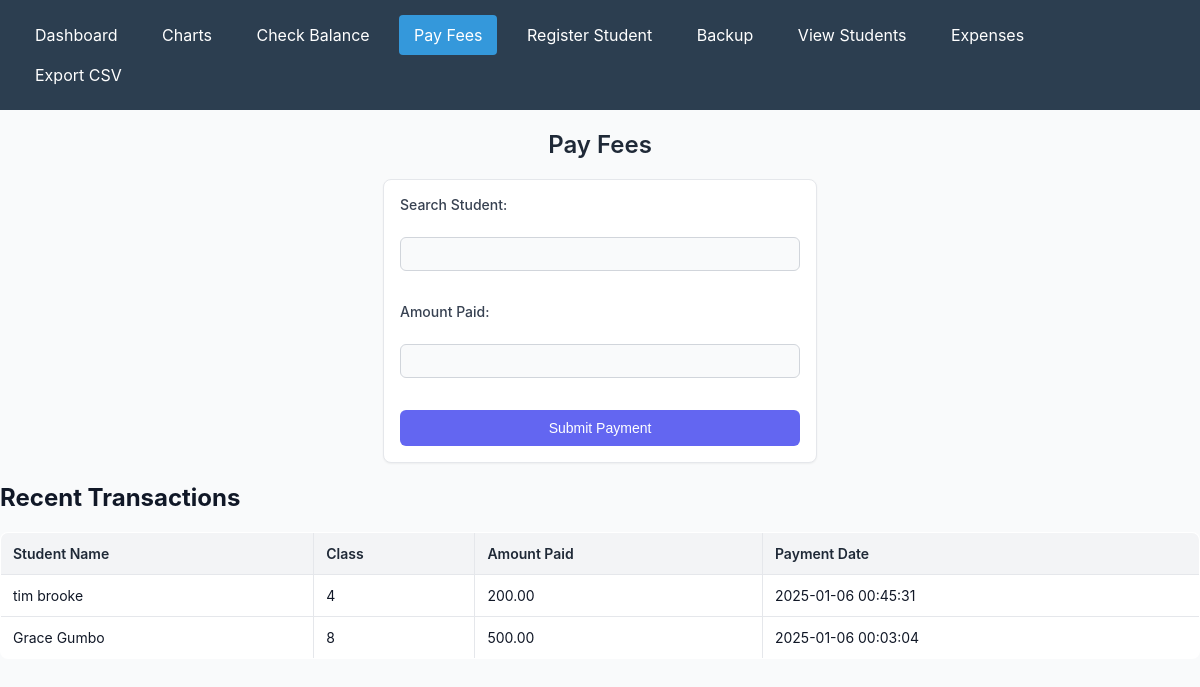
The page /pay_fees.php on the database as committed earlier.
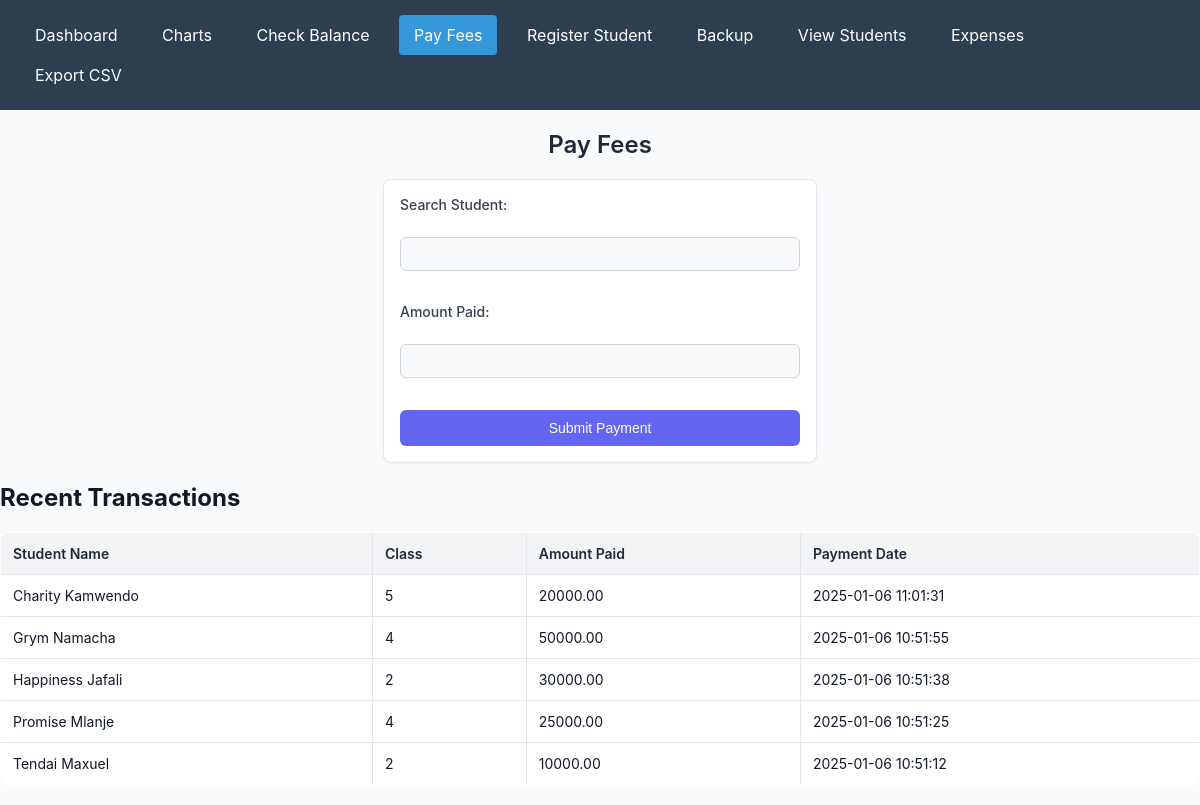
The same page on the database as committed later.
### tables this page shows
CREATE TABLE `payments` (
  `payment_id` int(11) NOT NULL AUTO_INCREMENT,
  `student_id` int(10) unsigned DEFAULT NULL,
  `amount_paid` decimal(10,2) NOT NULL,
  `payment_date` timestamp NOT NULL DEFAULT current_timestamp(),
  PRIMARY KEY (`payment_id`),
  KEY `payments_ibfk_1` (`student_id`)
);

CREATE TABLE `students` (
  `student_id` int(10) NOT NULL AUTO_INCREMENT,
  `name` varchar(100) NOT NULL,
  `class` varchar(20) NOT NULL,
  `date_of_birth` date NOT NULL,
  `gender` enum('Male','Female','Other') NOT NULL,
  `parent_phone` varchar(15) NOT NULL,
  `created_at` timestamp NOT NULL DEFAULT current_timestamp(),
  PRIMARY KEY (`student_id`)
);

### pay_fees.php (the view, shortened to what this page needs)
<?php
include 'db.php';
require_once 'navigation.php';
$recent_transactions = $conn->query("SELECT s.name, s.class, p.amount_paid, p.payment_date
                                    FROM payments p
                                    JOIN students s ON p.student_id = s.student_id
                                    ORDER BY p.payment_date DESC LIMIT 5");
?>
<!DOCTYPE html>
<html>
<head>
    <link rel="stylesheet" type="text/css" href="styles.css">
</head>
<body>
    <h1>Pay Fees</h1>
    <form id="payment_form" method="POST" onsubmit="validateForm(event)">
        <label for="student_name">Search Student:</label><br>
        <input type="text"
               id="student_name"
               name="student_name"
               oninput="fetchStudents(this.value)"
               onchange="handleStudentSelect()"
               list="students"
               required
               autocomplete="off">
        <datalist id="students"></datalist><br><br>
        <label for="amount_paid">Amount Paid:</label><br>
        <input type="number"
               id="amount_paid"
               name="amount_paid"
               step="0.01"
               min="0.01"
               required><br><br>
        <button type="submit">Submit Payment</button>
    </form>
    <h2>Recent Transactions</h2>
    <table border="1">
        <thead>
            <tr>
                <th>Student Name</th>
                <th>Class</th>
                <th>Amount Paid</th>
                <th>Payment Date</th>
            </tr>
        </thead>
        <tbody>
            <?php if ($recent_transactions && $recent_transactions->num_rows > 0): ?>
                <?php while ($row = $recent_transactions->fetch_assoc()): ?>
                    <tr>
                        <td><?= htmlspecialchars($row['name']); ?></td>
                        <td><?= htmlspecialchars($row['class']); ?></td>
                        <td><?= htmlspecialchars($row['amount_paid']); ?></td>
                        <td><?= htmlspecialchars($row['payment_date']); ?></td>
                    </tr>
                <?php endwhile; ?>
            <?php else: ?>
                <tr>
                    <td colspan="4">No recent transactions found.</td>
                </tr>
            <?php endif; ?>
        </tbody>
    </table>
</body>
</html>

### navigation.php (shortened to what this page needs)
<?php
function isCurrentPage($pageName) {
    return basename($_SERVER['PHP_SELF']) === $pageName;
}
?>
<div class="nav">
    <a href="index.php" <?= isCurrentPage('index.php') ? 'class="active"' : '' ?>>Dashboard</a>
    <a href="payments_analytics.php" <?= isCurrentPage('payments_analytics.php') ? 'class="active"' : '' ?>>Charts</a>
    <a href="check_balance.php" <?= isCurrentPage('check_balance.php') ? 'class="active"' : '' ?>>Check Balance</a>
    <a href="pay_fees.php" <?= isCurrentPage('pay_fees.php') ? 'class="active"' : '' ?>>Pay Fees</a>
    <a href="register_student.php" <?= isCurrentPage('register_student.php') ? 'class="active"' : '' ?>>Register Student</a>
    <a href="backup.php" <?= isCurrentPage('backup.php') ? 'class="active"' : '' ?>>Backup</a>
    <a href="view_students.php" <?= isCurrentPage('view_students.php') ? 'class="active"' : '' ?>>View Students</a>
    <a href="expenses.php" <?= isCurrentPage('expenses.php') ? 'class="active"' : '' ?>>Expenses</a>
    <a href="csv.php" <?= isCurrentPage('csv.php') ? 'class="active"' : '' ?>>Export CSV</a>
</div>

### styles.css (style rules this page uses)
body { font-family: 'Inter', sans-serif; background-color: #f9fafb; color: #111827; margin: 0; padding: 0; }
h1 { font-size: 24px; font-weight: 600; text-align: center; margin: 20px 0; color: #1f2937; }
form { max-width: 400px; margin: 20px auto; padding: 16px; background-color: #ffffff; border: 1px solid #e5e7eb; border-radius: 8px; box-shadow: 0 1px 2px rgba(0, 0, 0, 0.05); }
label { font-size: 14px; font-weight: 500; color: #374151; display: block; margin-bottom: 4px; }
input[type="text"], input[type="number"] { width: 100%; padding: 8px; font-size: 14px; border: 1px solid #d1d5db; border-radius: 6px; background-color: #f9fafb; color: #111827; margin-bottom: 12px; box-sizing: border-box; transition: border-color 0.2s; }
button { display: block; width: 100%; padding: 10px; font-size: 14px; font-weight: 500; color: #ffffff; background-color: #6366f1; border: none; border-radius: 6px; cursor: pointer; transition: background-color 0.2s; }
table { width: 100%; border-collapse: collapse; margin: 20px 0; font-size: 14px; background-color: #ffffff; border: 1px solid #e5e7eb; border-radius: 8px; overflow: hidden; }
th, td { padding: 12px; text-align: left; border-bottom: 1px solid #e5e7eb; }
th { background-color: #f3f4f6; color: #1f2937; font-weight: 600; }

### navigation.php (style rules this page uses)
.nav { background-color: #2c3e50; padding: 15px 20px; margin-bottom: 20px; }
.nav a { color: white; text-decoration: none; padding: 10px 15px; margin-right: 10px; border-radius: 4px; transition: background-color 0.3s; display: inline-block; }
.nav a.active { background-color: #3498db; }

Rows that differ between the two databases and show on the page:
removed payments: student.name "tim brooke", student.class "4", amount_paid "200.00", payment_date "2025-01-06 00:45:31"
removed payments: student.name "Grace Gumbo", student.class "8", amount_paid "500.00", payment_date "2025-01-06 00:03:04"
added payments: student.name "Charity Kamwendo", student.class "5", amount_paid "20000.00", payment_date "2025-01-06 11:01:31"
added payments: student.name "Grym Namacha", student.class "4", amount_paid "50000.00", payment_date "2025-01-06 10:51:55"
added payments: student.name "Happiness Jafali", student.class "2", amount_paid "30000.00", payment_date "2025-01-06 10:51:38"
added payments: student.name "Promise Mlanje", student.class "4", amount_paid "25000.00", payment_date "2025-01-06 10:51:25"
added payments: student.name "Tendai Maxuel", student.class "2", amount_paid "10000.00", payment_date "2025-01-06 10:51:12"
